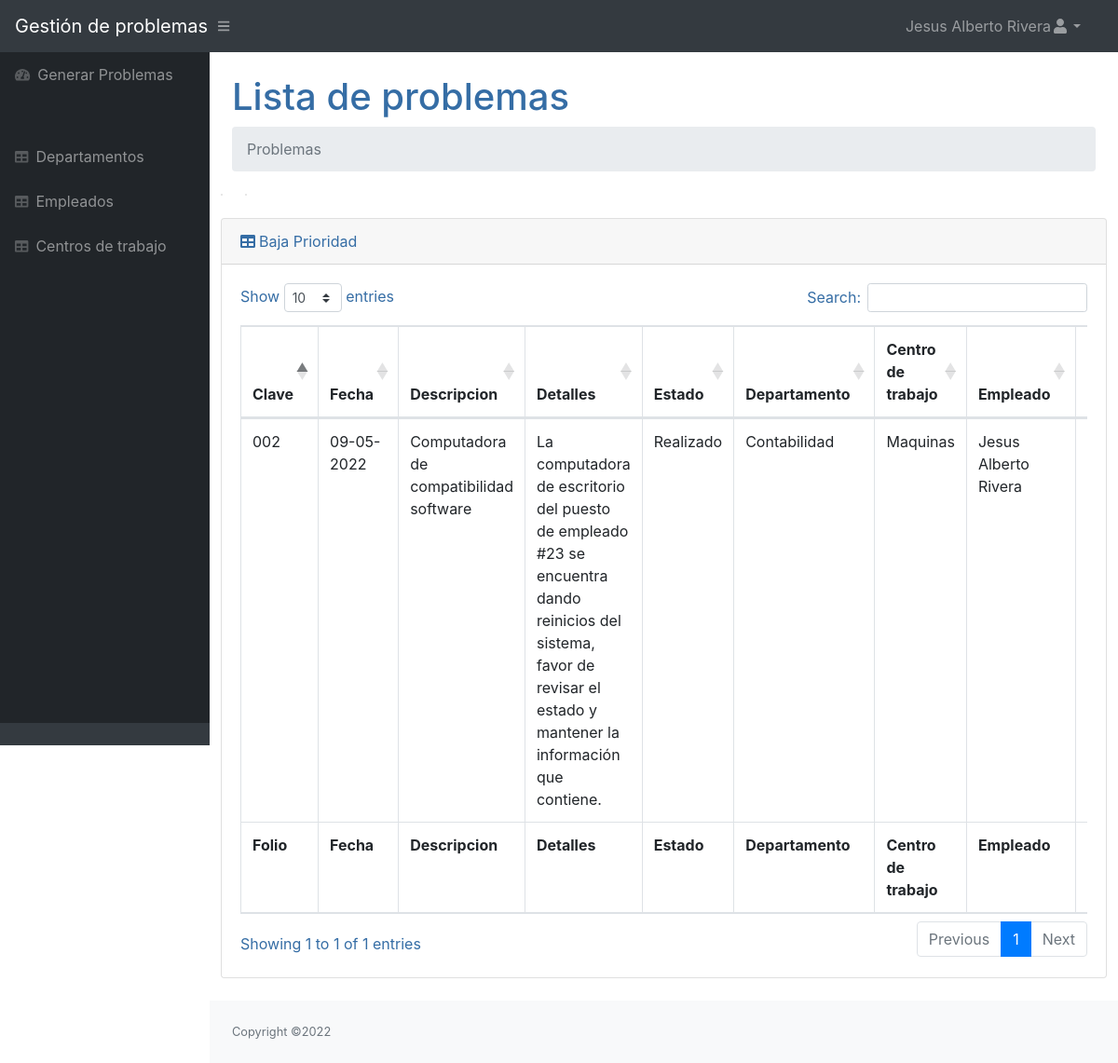
/Visualizar/Prioridades/Baja.php (signed in), run on the app's committed database.
### tables this page shows
CREATE TABLE `Problemas` (
  `idProblemas` int NOT NULL AUTO_INCREMENT,
  `claveProblemas` varchar(250) DEFAULT NULL,
  `nombreP` varchar(250) DEFAULT NULL,
  `fecha` varchar(45) DEFAULT NULL,
  `detalles` text,
  `estadoP` varchar(45) DEFAULT NULL,
  `idDepartamento` varchar(150) DEFAULT NULL,
  `idCentroTrabajo` varchar(150) DEFAULT NULL,
  `idEmpleado` varchar(150) DEFAULT NULL,
  `Prioridad` varchar(45) DEFAULT NULL,
  PRIMARY KEY (`idProblemas`),
  KEY `idEmpleado_idx` (`idEmpleado`),
  KEY `idCentrosTrabajo_idx` (`idCentroTrabajo`),
  KEY `idDepartamentos_idx` (`idDepartamento`)
);

CREATE TABLE `Departamentos` (
  `idDepartamentos` int NOT NULL AUTO_INCREMENT,
  `clave` varchar(250) DEFAULT NULL,
  `nombreD` varchar(250) DEFAULT NULL,
  PRIMARY KEY (`idDepartamentos`)
);

CREATE TABLE `CentrosTrabajo` (
  `idCentrosTrabajo` int NOT NULL AUTO_INCREMENT,
  `clave` varchar(250) DEFAULT NULL,
  `nombreC` varchar(250) DEFAULT NULL,
  PRIMARY KEY (`idCentrosTrabajo`)
);

CREATE TABLE `empleados` (
  `idempleados` int NOT NULL AUTO_INCREMENT,
  `numeroEmpleado` varchar(100) DEFAULT NULL,
  `nombreE` varchar(100) DEFAULT NULL,
  `correo` varchar(150) DEFAULT NULL,
  `usuario` varchar(50) DEFAULT NULL,
  `contraseña` varchar(255) DEFAULT NULL,
  `idDepartamentos` varchar(250) DEFAULT NULL,
  `estado` varchar(250) DEFAULT NULL,
  `rol` varchar(45) DEFAULT NULL,
  PRIMARY KEY (`idempleados`),
  KEY `idDepartamentos_idx` (`idDepartamentos`)
);

### Visualizar/Prioridades/Baja.php (the view, shortened to what this page needs)
<?php
$nombre = $_SESSION['nombreE'];
include("./../../conexionBD/conexion.php");
$sql = "SELECT * From Problemas
Inner join Departamentos on Departamentos.clave = Problemas.idDepartamento
Inner join empleados on empleados.numeroEmpleado = Problemas.idEmpleado
Inner join CentrosTrabajo on CentrosTrabajo.clave = Problemas.idCentroTrabajo
WHERE Problemas.Prioridad ='Baja'
";
?>
<!DOCTYPE html>
<html lang="es">
<head>
    <link href="./../../css/styles.css" rel="stylesheet" />
    <link href="https://cdn.datatables.net/1.10.20/css/dataTables.bootstrap4.min.css" rel="stylesheet" />
</head>
<body class="sb-nav-fixed">
    <nav class="sb-topnav navbar navbar-expand navbar-dark bg-dark">
        <a class="navbar-brand" href="./../../Visualizar/principal.php">Gestión de problemas</a><button class="btn btn-link btn-sm order-1 order-lg-0" id="sidebarToggle" href="#"><i class="fas fa-bars"></i></button>
        <ul class="navbar-nav ml-auto mr-0 mr-md-3 my-2 my-md-0">
            <li class="nav-item dropdown">
                <a class="nav-link dropdown-toggle" id="userDropdown" href="#" role="button" data-toggle="dropdown" aria-haspopup="true" aria-expanded="false"><?php echo $nombre; ?><i class="fas fa-user fa-fw"></i></a>
            </li>
        </ul>
    </nav>
    <div id="layoutSidenav">
        <div id="layoutSidenav_nav">
            <nav class="sb-sidenav accordion sb-sidenav-dark" id="sidenavAccordion">
                <div class="sb-sidenav-menu">
                    <div class="nav">
                        <a class="nav-link" href="./../../correo/correo.php">
                            <div class="sb-nav-link-icon"><i class="fas fa-tachometer-alt"></i></div>
                            Generar Problemas
                        </a>
                        <div class="sb-sidenav-menu-heading"></div>
                        <a class="nav-link" href="./../departamentos.php">
                            <div class="sb-nav-link-icon"><i class="fas fa-table"></i></div>
                            Departamentos
                        </a><a class="nav-link" href="./../empleados.php">
                            <div class="sb-nav-link-icon"><i class="fas fa-table"></i></div>
                            Empleados
                        </a>
                        <a class="nav-link" href="./../centrosTrabajo.php">
                            <div class="sb-nav-link-icon"><i class="fas fa-table"></i></div>
                            Centros de trabajo
                        </a>
                    </div>
                </div>
                <div class="sb-sidenav-footer">
            </nav>
        </div>
        <div id="layoutSidenav_content">
            <main>
                <div class="container-fluid">
                    <h1 class="mt-4">Lista de problemas</h1>
                    <ol class="breadcrumb mb-4">
                        <li class="breadcrumb-item active">Problemas</li>
                    </ol>
                    <div class="row">
                    <div class="row">
                        <div class="col-xl-6">
                            <div class="card mb-4">
                            </div>
                        </div>
                        <div class="col-xl-6">
                            <div class="card mb-4">
                            </div>
                        </div>
                    </div>
                    <div class="card mb-4">
                        <div class="card-header"><i class="fas fa-table mr-1"></i>Baja Prioridad </div>
                        <div class="card-body">
                            <div class="table-responsive">
                                <table class="table table-bordered" id="dataTable" width="100%" cellspacing="0">
                                    <thead>
                                        <tr>
                                            <th>Clave</th>
                                            <th>Fecha</th>
                                            <th>Descripcion</th>
                                            <th>Detalles</th>
                                            <th>Estado</th>
                                            <th>Departamento</th>
                                            <th>Centro de trabajo</th>
                                            <th>Empleado</th>
                                            <th>Prioridad</th>
                                        </tr>
                                    </thead>
                                    <tfoot>
                                        <tr>
                                            <th>Folio</th>
                                            <th>Fecha</th>
                                            <th>Descripcion</th>
                                            <th>Detalles</th>
                                            <th>Estado</th>
                                            <th>Departamento</th>
                                            <th>Centro de trabajo</th>
                                            <th>Empleado</th>
                                            <th>Prioridad</th>
                                        </tr>
                                    </tfoot>
                                    <tbody>
                                        <?php
                                        $resultado = mysqli_query($connLocalhost, $sql);
                                        while ($row = mysqli_fetch_assoc($resultado)) {
                                       ?>
                                            <tr>
                                                <td><?php echo $row['claveProblemas']; ?></td>
                                                <td><?php echo $row['fecha']; ?></td>
                                                <td><?php echo $row['nombreP']; ?></td>
                                                <td><?php echo $row['detalles']; ?></td>
                                                <td><?php echo $row['estadoP']; ?></td>
                                                <td><?php echo $row['nombreD']; ?></td>
                                                <td><?php echo $row['nombreC']; ?></td>
                                                <td><?php echo $row['nombreE']; ?></td>
                                                <td><?php echo $row['Prioridad']; ?></td>
                                            </tr>
                                        <?php } ?>
                                    </tbody>
                                </table>
                            </div>
                        </div>
                    </div>
                </div>
            </main>
            <footer class="py-4 bg-light mt-auto">
                <div class="container-fluid">
                    <div class="d-flex align-items-center justify-content-between small">
                        <div class="text-muted">Copyright &copy;2022</div>
                    </div>
                </div>
            </footer>
        </div>
    </div>
</body>
</html>

### data on the page
problemas: claveProblemas "002", fecha "09-05-2022", nombreP "Computadora de compatibilidad software", detalles "La computadora de escritorio del puesto de empleado #23 se encuentra dando reinicios del sistema, favor de revisar el estado y mantener la información que contiene.", estadoP "Realizado", departamentos.nombreD "Contabilidad", centrostrabajo.nombreC "Maquinas", empleados.nombreE "Jesus Alberto Rivera"

### other printed values
$nombre "Jesus Alberto Rivera"
